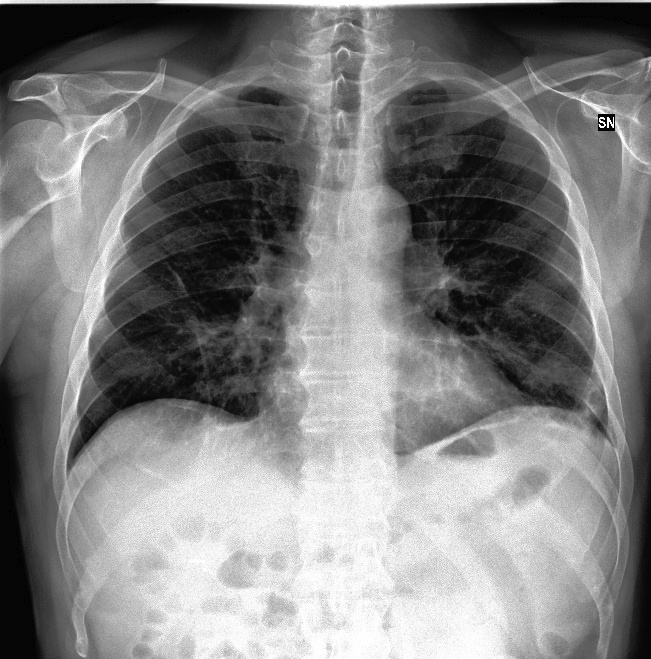
#> input picture Covid/0100.jpeg, 651 x 659 px, given in place of 082.jpeg, which was not available
$ jupyter execute --allow-errors Dissertation.ipynb   (shell and % lines are left out)   (older library calls are emulated)
#> lines starting #> are read from the running program, lines starting #| are printed output that depends on the picture; long printed decimals are rounded; pictures that were not available may be replaced by others from this repository, and a replacement may not be noted
[cell 1]
import numpy as np # linear algebra
import pandas as pd

[cell 2]
import os
for dirname, _, filenames in os.walk('/Users/mac/Documents/Analysiss/covid19'):
    for filename in filenames:
        print(os.path.join(dirname, filename))

[cell 3]
import pandas as pd
import numpy as np
import matplotlib.pyplot as plt
from skimage import filters, feature
from skimage.measure import shannon_entropy, moments, perimeter
import scipy.ndimage as ndi
import skimage.feature as feature
from skimage.io import imread, imshow
from skimage.color import rgb2gray
from scipy.stats import skew, kurtosis
import cv2 as cv

[cell 4]
image1 = imread('/Users/mac/Documents/Analysiss/Covid19/train/Viral Pneumonia/082.jpeg')
#> image1 is the input picture: shape (659, 651, 3); min 0, max 255, mean 128.2
imshow(image1);

[cell 5]
image2 = rgb2gray(imread('/Users/mac/Documents/Analysiss/Covid19/train/Covid/01.jpeg'))
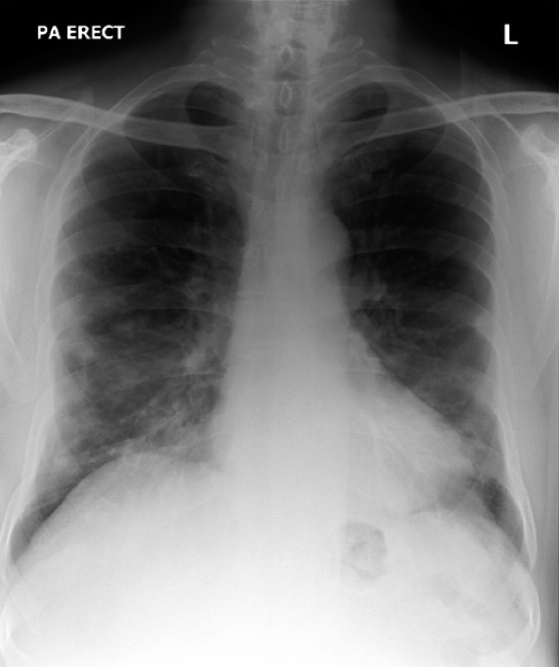
#> input picture Covid/0102.jpeg, 1118 x 1333 px, given in place of 01.jpeg, which was not available (shown at 1/2 size)
#> image2: shape (1333, 1118) float64; min 0, max 1, mean 0.49
imshow(image2);

[cell 6]
print(image1.shape)
#| (659, 651, 3)
print(image2.shape)
#| (1333, 1118)

#> (a cell that did not finish here is left out)

#> (a cell that did not finish here is left out)

[cell 9]
def edge_features(image2):
    # prewitt kernel
    pre_hor = filters.prewitt_h(image2)
    pre_ver = filters.prewitt_v(image2)

    # sobel kernel
    ed_sobel = filters.sobel(image2)

    # canny kernel
    can = feature.canny(image2)

    return pre_hor, pre_ver, ed_sobel, can

[cell 10]
pre_hor = filters.prewitt_h(image2)
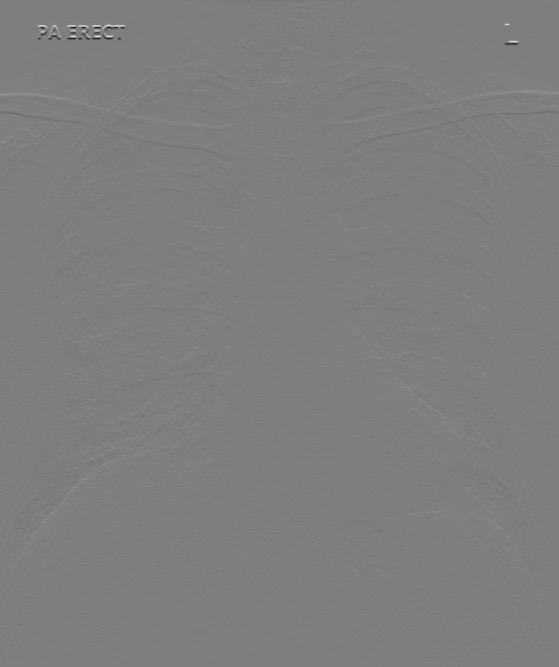
#> pre_hor: shape (1333, 1118) float64 (shown at 1/2 size); min -0.975, max 0.987, mean 0.00124; drawn with min black and max white
pre_ver = filters.prewitt_v(image2)

# sobel kernel
ed_sobel = filters.sobel(image2)
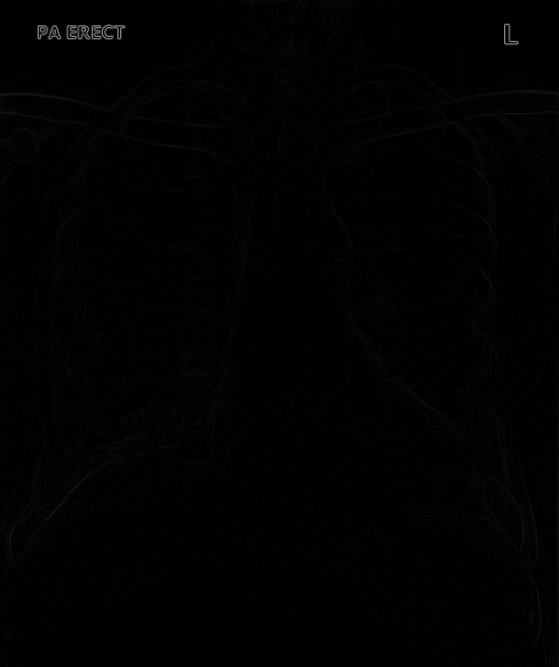
#> ed_sobel: shape (1333, 1118) float64 (shown at 1/2 size); min 0, max 0.698, mean 0.00785

# canny kernel
can = feature.canny(image2)
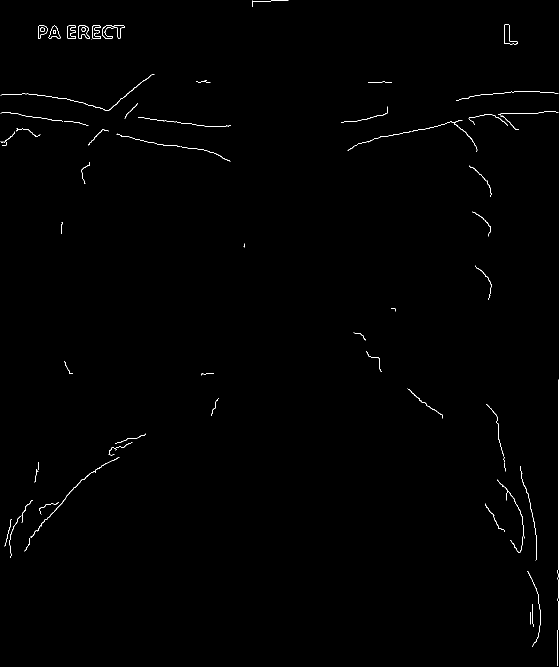
#> can: shape (1333, 1118) bool (shown at 1/2 size); 0.43% white in thin lines or dots

[cell 11]
imshow(pre_ver, cmap='gray')

[cell 12]
imshow(ed_sobel, cmap='gray');

[cell 13]
def texture_features(image1):
    # img = cv.imread(image1)
    gray = cv.cvtColor(image1, cv.COLOR_BGR2GRAY)

    # Find the GLCM

    graycom = feature.graycomatrix(gray, [1], [0, np.pi/4, np.pi/2, 3*np.pi/4], levels=256)

    # Find the GLCM properties
    contrast = feature.graycoprops(graycom, 'contrast')
    dissimilarity = feature.graycoprops(graycom, 'dissimilarity')
    homogeneity = feature.graycoprops(graycom, 'homogeneity')
    energy = feature.graycoprops(graycom, 'energy')
    correlation = feature.graycoprops(graycom, 'correlation')
    ASM = feature.graycoprops(graycom, 'ASM')

    glcm = np.squeeze(feature.graycomatrix(gray, distances=[1],
                               angles=[0, np.pi/4, np.pi/2, 3*np.pi/4], symmetric=True,
                               normed=True))

    entropy = -np.sum(glcm*np.log2(glcm + (glcm==0)))
    shannon = shannon_entropy(gray)
# [8 lines of commented-out code are left out]

    return contrast, dissimilarity, homogeneity, energy, correlation, ASM, entropy, shannon

[cell 14]
gray = cv.cvtColor(image1, cv.COLOR_BGR2GRAY)
glcm = np.squeeze(feature.graycomatrix(gray, distances=[1],
                               angles=[0, np.pi/4, np.pi/2, 3*np.pi/4], symmetric=True,
                               normed=True))
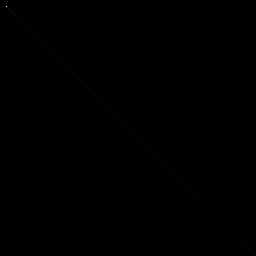
#> glcm: shape (256, 256, 4) float64; mean of channels 0, 1, 2, 3 1.53e-05, 1.53e-05, 1.53e-05, 1.53e-05; drawn with min black and max white

entropy = -np.sum(glcm*np.log2(glcm + (glcm==0)))
#> entropy = 51.73
print('Entropy: {}'.format(entropy))
#| Entropy: 51.729

[cell 15]
def moments_features(image2):
    M = moments(image2)
#     print(M)
    area = M[0][0]
    cx = M[1, 0] / M[0, 0]
    cy = M[0, 1] / M[0, 0]
    centroid = (cx, cy)

#     print(area)
#     print(centroid)
    # eccentricity
    mu_20 = M[2, 0] / M[0, 0] - (cx ** 2)
    mu_02 = M[0, 2] / M[0, 0] - (cy ** 2)
    mu_11 = M[1, 1] / M[0, 0] - (cx * cy)

    e = (((mu_20 - mu_02) ** 2) + (4 * mu_11 ** 2)) / ((mu_20 + mu_02) ** 2)
#     print('Eccentricity = {}'.format(e))

    delta = np.sqrt(4 * mu_11 ** 2 + (mu_20 - mu_02) ** 2)

    lambda_1 = ((mu_20 + mu_02) + delta) / 2
    lambda_2 = ((mu_20 + mu_02) - delta) / 2

    major_length = np.sqrt(np.abs(lambda_1)) * 4
    minor_length = np.sqrt(np.abs(lambda_2)) * 4

#     print(major_length)
#     print(minor_length)

    return area, centroid, e, major_length, minor_length

[cell 16]
M = moments(image2)
#> M = [[730540.2, 400101227.5, 2.97e+11, 2.48e+14], [624235300.7, 3.42e+11, 2.52e+14, 2.08e+17], [6.25e+11, 3.42e+14, 2.5e+17, 2.06e+20], [6.71e+14, 3.67e+17, 2.67e+20, 2.19e+23]]
print(M)
#| [[7.30540247e+05 4.00101227e+08 2.96538482e+11 2.47558539e+14]
#|  [6.24235301e+08 3.41878483e+11 2.51545810e+14 2.08490790e+17]
#|  [6.25460435e+11 3.42335560e+14 2.49993562e+17 2.05679319e+20]
#|  [6.71467585e+14 3.67135586e+17 2.66905856e+20 2.18670818e+23]]
area = M[0][0]
#> area = 730540.2
cx = M[1, 0] / M[0, 0]
#> cx = 854.5
cy = M[0, 1] / M[0, 0]
#> cy = 547.7
centroid = (cx, cy)
#> centroid = (854.5, 547.7)

print(area)
#| 730540.247
print(centroid)
#| (854.484, 547.679)

[cell 17]
# eccentricity
mu_20 = M[2, 0] / M[0, 0] - (cx ** 2)
#> mu_20 = 126017.8
mu_02 = M[0, 2] / M[0, 0] - (cy ** 2)
#> mu_02 = 105964.9
mu_11 = M[1, 1] / M[0, 0] - (cx * cy)
#> mu_11 = -2.47

e = (((mu_20 - mu_02) ** 2) + (4 * mu_11 ** 2)) / ((mu_20 + mu_02) ** 2)
#> e = 0.00747
print('Eccentricity = {}'.format(e))
#| Eccentricity = 0.007472


delta = np.sqrt(4 * mu_11 ** 2 + (mu_20 - mu_02) ** 2)
#> delta = 20052.9

lambda_1 = ((mu_20 + mu_02) + delta) / 2
#> lambda_1 = 126017.8
lambda_2 = ((mu_20 + mu_02) - delta) / 2
#> lambda_2 = 105964.9

major_length = np.sqrt(np.abs(lambda_1)) * 4
#> major_length = 1420
minor_length = np.sqrt(np.abs(lambda_2)) * 4
#> minor_length = 1302.1

print(major_length)
#| 1419.959
print(minor_length)
#| 1302.090

[cell 18]
p = perimeter(image2)
#> p = 1752.3
print("Perimeter = {}".format(p))
#| Perimeter = 1752.276

[cell 19]
df = pd.DataFrame(columns = ['pixel_feat', 'pre_hor', 'pre_ver', 'ed_sobel', 'can', 'contrast', 'dissimilarity', 'homogeneity', 'energy', 'correlation', 'ASM', 'entropy', 'shannon_entropy', 'area', 'centroid', 'eccentricity', 'major_length', 'minor_length', 'perimeter', 'mean', 'var', 'std', 'skewness', 'kurtosis', 'SNR'])
df

[cell 20]
def signaltonoise(a, axis=0, ddof=0):
    a = np.asanyarray(a)
    m = a.mean(axis)
    sd = a.std(axis=axis, ddof=ddof)
    return np.where(sd == 0, 0, m/sd)

[cell 21]
sk = skew(image2.reshape(-1))
#> sk = 0.00133
k = kurtosis(image2.reshape(-1))
#> k = -1.21

print("Skewness = {}".format(sk))
#| Skewness = 0.001335
print("Kurtosis = {}".format(k))
#| Kurtosis = -1.209

[cell 22]
for dirname, _, filenames in os.walk('/Users/mac/Documents/Analysiss/Covid19/train/Covid/'):
    for filename in filenames:
        path = os.path.join(dirname, filename)
        print(path)
        if path[-2] == 'n':
              continue
        image1 = imread(path)
#> image1 is the input picture: shape (1333, 1118, 3); min 0, max 255, mean 125
        if len(image1.shape) == 2:
            continue
        image2 = rgb2gray(imread(path))
        print(image2.reshape(-1))
#> (printed output is left out)
        shape = image2.shape
#> shape = (1333, 1118)
        pixel_feat = np.reshape(image2, shape)
        pre_hor, pre_ver, ed_sobel, can = edge_features(image2)
        contrast, dissimilarity, homogeneity, energy, correlation, ASM, entropy, s_e = texture_features(image1)
#> in texture_features, `contrast = feature.graycoprops(graycom, 'contrast')`: contrast = [[12.92, 24.01, 12.38, 24.21]]
#> in texture_features, `dissimilarity = feature.graycoprops(graycom, 'dissimilarity')`: dissimilarity = [[1.05, 1.57, 1.1, 1.56]]
#> in texture_features, `homogeneity = feature.graycoprops(graycom, 'homogeneity')`: homogeneity = [[0.634, 0.527, 0.616, 0.528]]
#> in texture_features, `energy = feature.graycoprops(graycom, 'energy')`: energy = [[0.0407, 0.036, 0.0395, 0.0361]]
#> in texture_features, `correlation = feature.graycoprops(graycom, 'correlation')`: correlation = [[0.999, 0.998, 0.999, 0.998]]
#> in texture_features, `ASM = feature.graycoprops(graycom, 'ASM')`: ASM = [[0.00166, 0.0013, 0.00156, 0.0013]]
#> in texture_features, `entropy = -np.sum(glcm*np.log2(glcm + (glcm==0)))`: entropy = 42.21
#> in texture_features, `shannon = shannon_entropy(gray)`: shannon = 7.92
#> contrast = [[12.92, 24.01, 12.38, 24.21]]; dissimilarity = [[1.05, 1.57, 1.1, 1.56]]; homogeneity = [[0.634, 0.527, 0.616, 0.528]]; energy = [[0.0407, 0.036, 0.0395, 0.0361]]; correlation = [[0.999, 0.998, 0.999, 0.998]]; ASM = [[0.00166, 0.0013, 0.00156, 0.0013]]; entropy = 42.21; s_e = 7.92
        area, centroid, eccentricity, major_length, minor_length = moments_features(image2)
#> in moments_features, `area = M[0][0]`: area = 730540.2
#> in moments_features, `cx = M[1, 0] / M[0, 0]`: cx = 854.5
#> in moments_features, `cy = M[0, 1] / M[0, 0]`: cy = 547.7
#> in moments_features, `centroid = (cx, cy)`: centroid = (854.5, 547.7)
#> in moments_features, `mu_20 = M[2, 0] / M[0, 0] - (cx ** 2)`: mu_20 = 126017.8
#> in moments_features, `mu_02 = M[0, 2] / M[0, 0] - (cy ** 2)`: mu_02 = 105964.9
#> in moments_features, `mu_11 = M[1, 1] / M[0, 0] - (cx * cy)`: mu_11 = -2.47
#> in moments_features, `e = (((mu_20 - mu_02) ** 2) + (4 * mu_11 ** 2)) / ((mu_20 + mu_02) ** 2)`: e = 0.00747
#> in moments_features, `delta = np.sqrt(4 * mu_11 ** 2 + (mu_20 - mu_02) ** 2)`: delta = 20052.9
#> in moments_features, `lambda_1 = ((mu_20 + mu_02) + delta) / 2`: lambda_1 = 126017.8
#> in moments_features, `lambda_2 = ((mu_20 + mu_02) - delta) / 2`: lambda_2 = 105964.9
#> in moments_features, `major_length = np.sqrt(np.abs(lambda_1)) * 4`: major_length = 1420
#> in moments_features, `minor_length = np.sqrt(np.abs(lambda_2)) * 4`: minor_length = 1302.1
#> eccentricity = 0.00747
        SNR = signaltonoise(image2, axis = None)
#> in signaltonoise, `m = a.mean(axis)`: m = 0.49
#> in signaltonoise, `sd = a.std(axis=axis, ddof=ddof)`: sd = 0.296
#> SNR = 1.65
        p = perimeter(image2)
        mean = np.mean(image2)
#> mean = 0.49
        var = ndi.variance(image2)
#> var = 0.0878
        std = ndi.standard_deviation(image2)
#> std = 0.296
        s = skew(image2.reshape(-1))
#> s = 0.00133
        k = kurtosis(image2.reshape(-1))
        df.loc[len(df.index)] = [pixel_feat, pre_hor, pre_ver, ed_sobel, can, contrast, dissimilarity, homogeneity, energy, correlation,  ASM, entropy, s_e, area, centroid, eccentricity, major_length, minor_length, perimeter, mean, var, std, s, k, SNR]

[cell 23]
df['mean'].nunique()

[cell 24]
dt = df.copy()
#> dt = table of 3 rows and 25 columns

[cell 25]
dt['result'] = ['covid'] * len(dt)

[cell 26]
dt.to_csv('covid_train.csv')

[cell 27]
df.to_csv('covidtrain.csv')

[cell 28]
dir_path = '/Users/mac/Documents/Analysiss/Covid19/train/Viral Pneumonia/'
count = 0
# Iterate directory
for path in os.listdir(dir_path):
    # check if current path is a file
    if os.path.isfile(os.path.join(dir_path, path)):
        count += 1
print('File count:', count)

[cell 29]
for dirname, _, filenames in os.walk('/Users/mac/Documents/Analysiss/Covid19/train/Viral Pneumonia/'):
    for filename in filenames:
        path = os.path.join(dirname, filename)
        print(path)
        if path[-2] == 'n':
              continue
        image1 = imread(path)
        if len(image1.shape) == 2:
            continue
        image2 = rgb2gray(imread(path))
#> image2: shape (659, 651) float64; min 0, max 1, mean 0.503
        print(image2.reshape(-1))
#> (printed output is left out)
        shape = image2.shape
#> shape = (659, 651)
        pixel_feat = np.reshape(image2, shape)
        pre_hor, pre_ver, ed_sobel, can = edge_features(image2)
#> in edge_features (call 4), `pre_hor = filters.prewitt_h(image2)`:
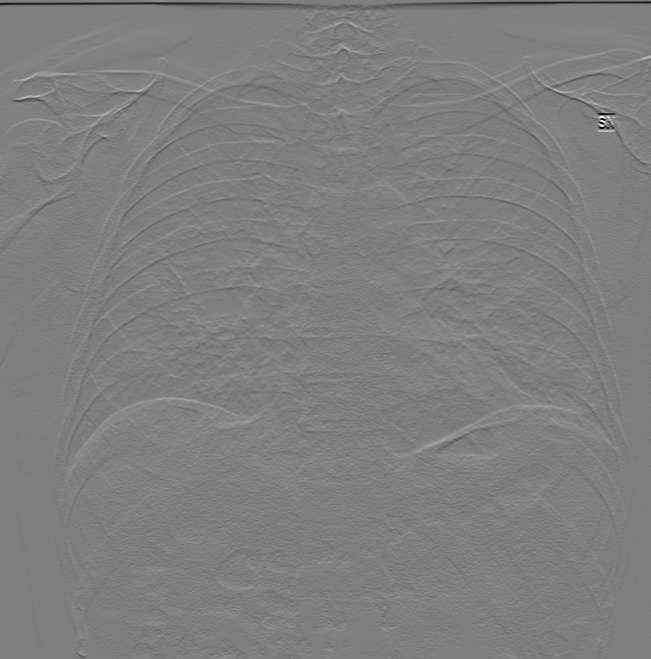
#> pre_hor: shape (659, 651) float64; min -0.993, max 0.991, mean -0.00074; drawn with min black and max white
#> in edge_features (call 4), `ed_sobel = filters.sobel(image2)`:
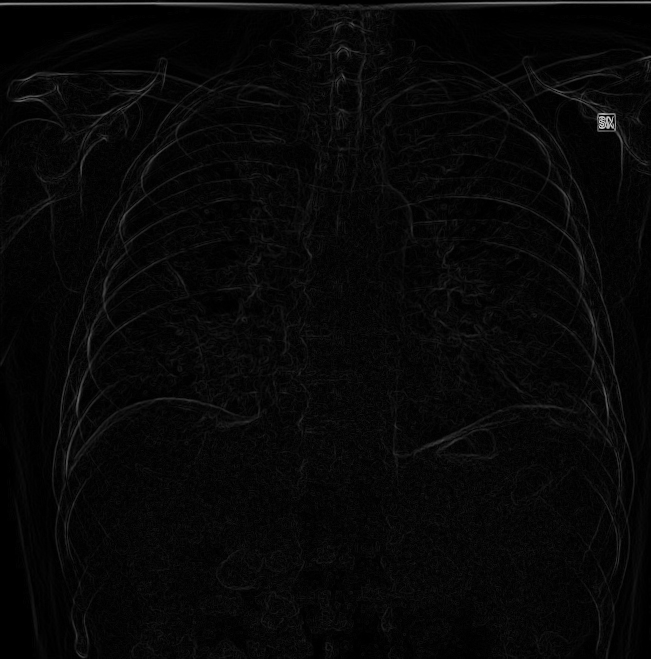
#> ed_sobel: shape (659, 651) float64; min 0, max 0.785, mean 0.0302
#> in edge_features (call 4), `can = feature.canny(image2)`:
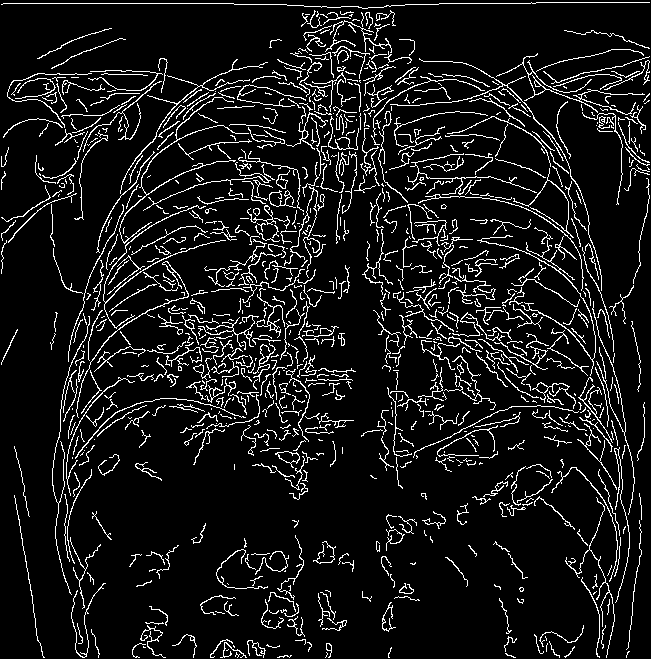
#> can: shape (659, 651) bool; 9.2% white in thin lines or dots
        contrast, dissimilarity, homogeneity, energy, correlation, ASM, entropy, s_e = texture_features(image1)
#> contrast = [[100.3, 148.2, 114.9, 147.4]]; dissimilarity = [[6.5, 7.71, 6.73, 7.6]]; homogeneity = [[0.204, 0.174, 0.203, 0.174]]; energy = [[0.0253, 0.0241, 0.0253, 0.0242]]; correlation = [[0.991, 0.986, 0.989, 0.986]]; ASM = [[0.000641, 0.000583, 0.000638, 0.000585]]; entropy = 51.73; s_e = 7.94
        area, centroid, eccentricity, major_length, minor_length = moments_features(image2)
#> area = 215651.7; centroid = (383.3, 330.3); eccentricity = 0.0067; major_length = 752.4; minor_length = 693.1
        SNR = signaltonoise(image2, axis = None)
#> SNR = 1.74
        p = perimeter(image2)
#> p = 828.9
        mean = np.mean(image2)
#> mean = 0.503
        var = ndi.variance(image2)
#> var = 0.0839
        std = ndi.standard_deviation(image2)
#> std = 0.29
        s = skew(image2.reshape(-1))
#> s = -0.000392
        k = kurtosis(image2.reshape(-1))
        df.loc[len(df.index)] = [pixel_feat, pre_hor, pre_ver, ed_sobel, can, contrast, dissimilarity, homogeneity, energy, correlation,  ASM, entropy, s_e, area, centroid, eccentricity, major_length, minor_length, perimeter, mean, var, std, s, k, SNR]

[cell 30]
df

[cell 31]
df['mean'].nunique()

#> (a cell that did not finish here is left out)

[cell 33]
dy = df.copy()

[cell 34]
dy.to_csv('pneumonia_train.csv')

[cell 35]
df.to_csv('Pneumonia.csv')

[cell 36]
for dirname, _, filenames in os.walk('/Users/mac/Documents/Analysiss/Covid19/train/normal/'):
    for filename in filenames:
        path = os.path.join(dirname, filename)
        print(path)
        if path[-2] == 'n':
              continue
        image1 = imread(path)
        if len(image1.shape) == 2:
            continue
        image2 = rgb2gray(imread(path))
        print(image2.reshape(-1))
#> (printed output is left out)
        shape = image2.shape
        pixel_feat = np.reshape(image2, shape)
        pre_hor, pre_ver, ed_sobel, can = edge_features(image2)
        contrast, dissimilarity, homogeneity, energy, correlation, ASM, entropy, s_e = texture_features(image1)
        area, centroid, eccentricity, major_length, minor_length = moments_features(image2)
        SNR = signaltonoise(image2, axis = None)
        p = perimeter(image2)
        mean = np.mean(image2)
        var = ndi.variance(image2)
        std = ndi.standard_deviation(image2)
        s = skew(image2.reshape(-1))
        k = kurtosis(image2.reshape(-1))
        df.loc[len(df.index)] = [pixel_feat, pre_hor, pre_ver, ed_sobel, can, contrast, dissimilarity, homogeneity, energy, correlation,  ASM, entropy, s_e, area, centroid, eccentricity, major_length, minor_length, perimeter, mean, var, std, s, k, SNR]
